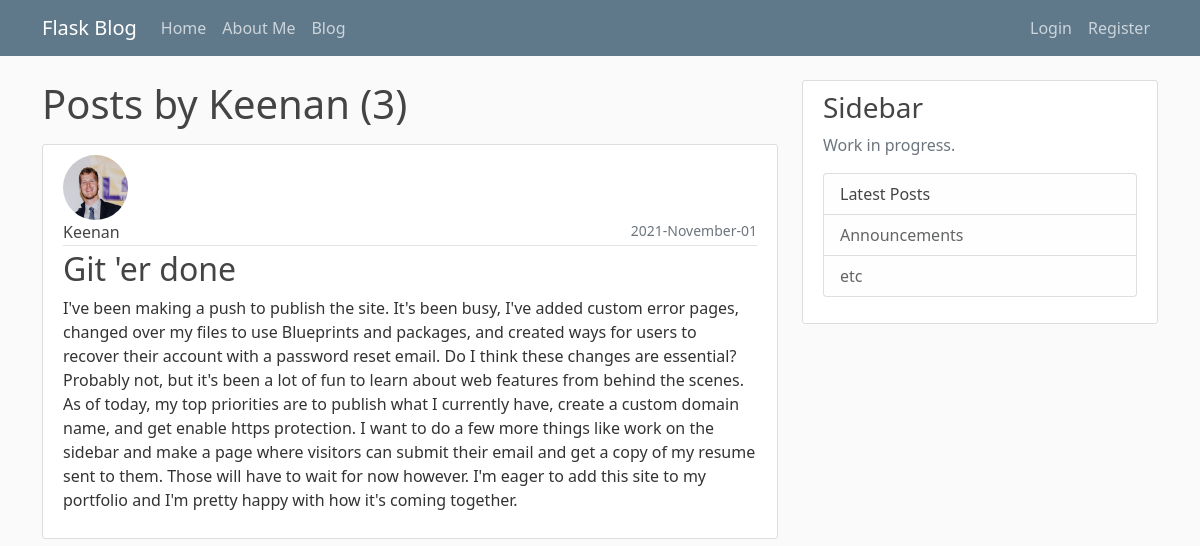
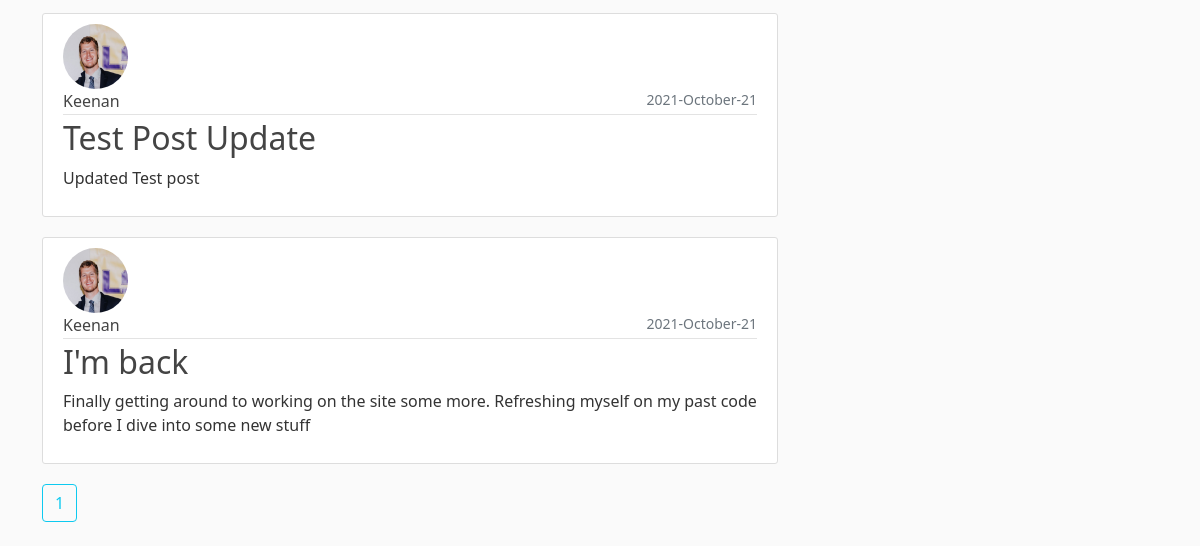
Page /user/Keenan on the earlier database version (2 pictures, top to bottom).
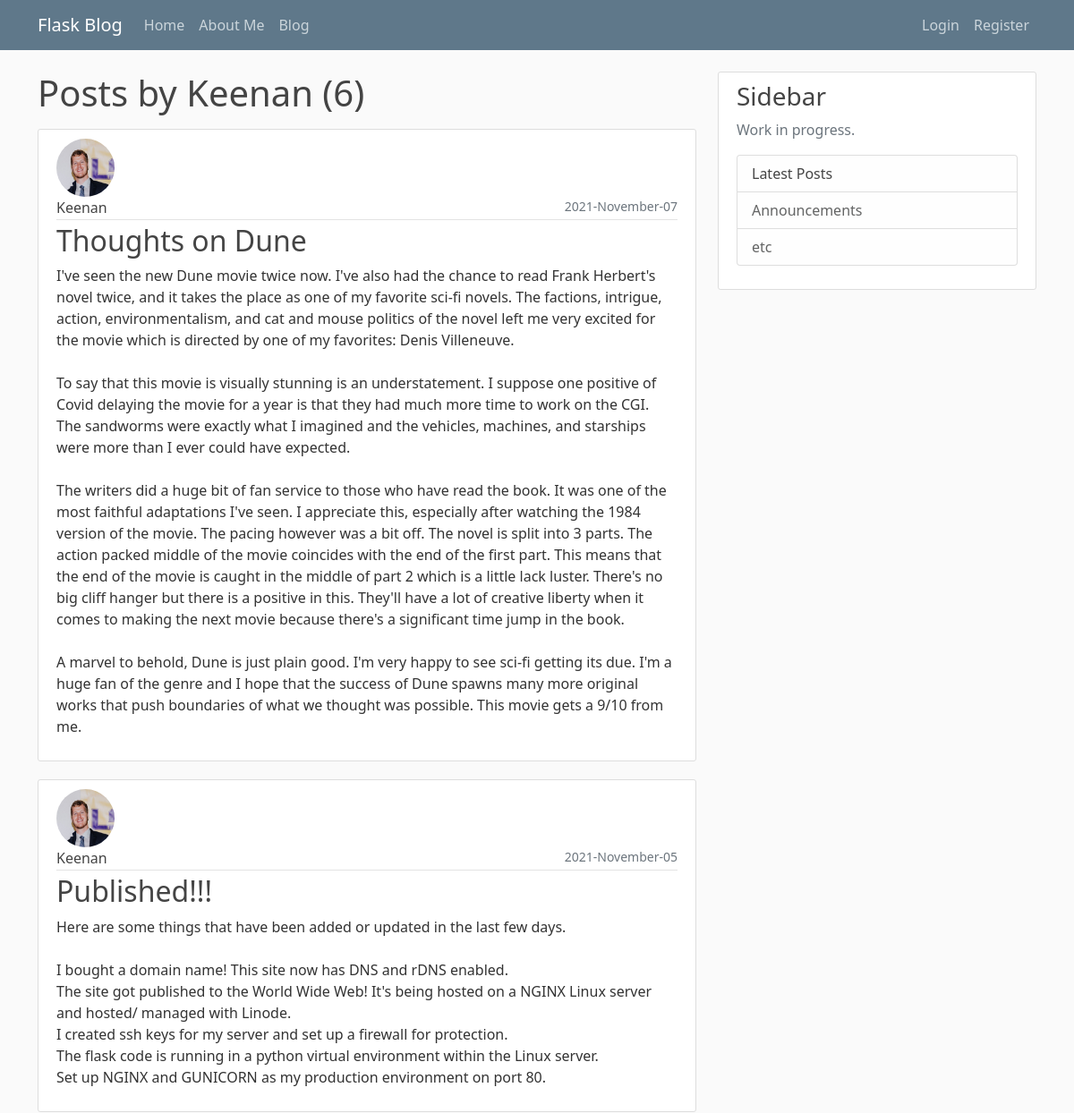
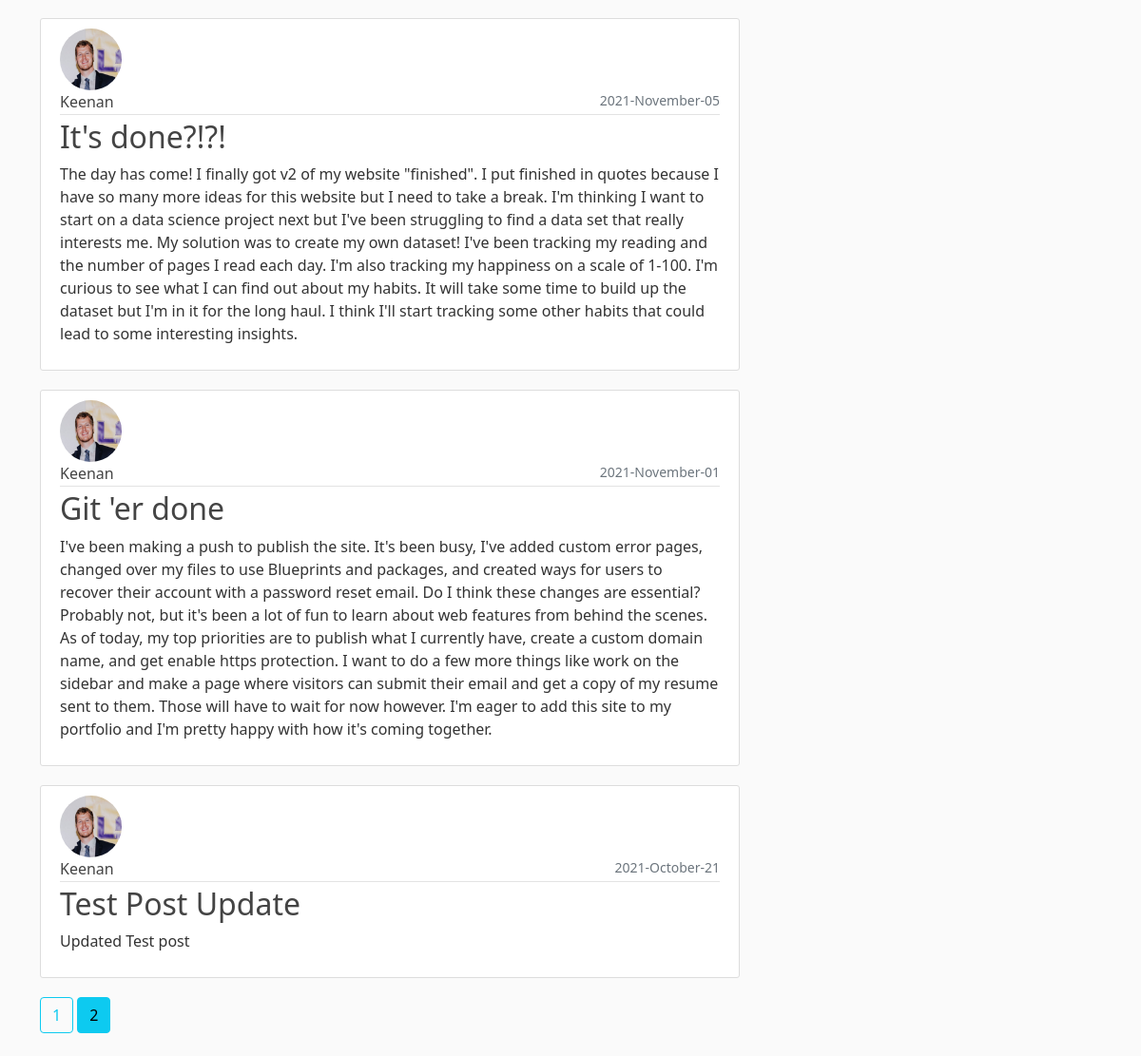
Same page on the later database version (2 pictures, top to bottom).
### flaskblog/models.py (models this page shows, shortened)
class User(db.Model, UserMixin):
    id = db.Column(db.Integer, primary_key=True)
    username = db.Column(db.String(20), unique=True, nullable=False)
    email = db.Column(db.String(120), unique=True, nullable=False)
    image_file = db.Column(db.String(20), nullable=False, default='default.jpg')
    password = db.Column(db.String(60), nullable=False)
    posts = db.relationship('Post', backref='author', lazy=True)

class Post(db.Model):
    id = db.Column(db.Integer, primary_key=True)
    title = db.Column(db.String(100), nullable=False)
    date_posted = db.Column(db.DateTime, nullable=False, default=datetime.utcnow)
    content = db.Column(db.Text, nullable=False)
    user_id = db.Column(db.Integer, db.ForeignKey('user.id'), nullable=False)

### flaskblog/users/routes.py (the view)
@users.route("/user/<string:username>")
def user_posts(username):
    page = request.args.get('page', 1, type=int)
    user = User.query.filter_by(username=username).first_or_404()
    posts = Post.query.filter_by(author=user)\
        .order_by(Post.date_posted.desc())\
        .paginate(page=page, per_page=5)
    return render_template('user_posts.html', posts=posts, user=user)

### flaskblog/templates/user_posts.html (shortened to what this page needs)
{% extends 'index.html' %}
{% block content %}
  <h1 class="mb-3"> Posts by {{ user.username }} ({{ posts.total }})</h1>
    {% for post in posts.items %}
        <article class="media content-section">
            <img class="rounded-circle article-img" src="{{ url_for('static', filename='profile_pic/' + post.author.image_file)}}">
            <div class="media-body">
              <div class="article-metadata">
                <a class="article-title mr-2" href="{{ url_for('users.user_posts', username=post.author.username) }}">{{ post.author.username }}</a>
                <small class="text-muted float-end">{{ post.date_posted.strftime('%Y-%B-%d') }}</small>
              </div>
              <h2><a class="article-title" href="{{ url_for('posts.post', post_id=post.id) }}">{{ post.title }}</a></h2>
              <p class="article-content">{{ post.content }}</p>
            </div>
        </article>
    {% endfor %}
    {% for page_num in posts.iter_pages(left_edge=1, right_edge=1, left_current=1, right_current=2) %}
      {% if page_num %}
        {% if posts.page == page_num %}
          <a class="btn btn-outline-info mb-4" href="{{ url_for('users.user_posts', username=user.username, page=page_num) }}"> {{ page_num }} </a>
        {% else %}
          <a class="btn btn-info mb-4" href="{{ url_for('users.user_posts', username=user.username, page=page_num) }}"> {{ page_num }} </a>
        {% endif %}
      {% endif %}
    {% endfor %}
{% endblock content%}

### flaskblog/templates/index.html (shortened to what this page needs)
<!doctype html>
<html>
<head>
  <link href="https://cdn.jsdelivr.net/npm/bootstrap@5.0.0-beta1/dist/css/bootstrap.min.css" rel="stylesheet">
  <link rel="stylesheet" type="text/css" href="{{ url_for('static', filename='main.css') }}">
  </head>
  <body>
    <header class="site-header">
    <nav class="navbar navbar-expand-md navbar-dark bg-steel fixed-top">
      <div class="container">
        <a class="navbar-brand mr-4" href="/">Flask Blog</a>
        <div class="collapse navbar-collapse" id="navbarToggle">
          <div class="navbar-nav me-auto">
            <a class="nav-item nav-link" href="{{ url_for('main.home') }}">Home</a>
            <a class="nav-item nav-link" href="{{ url_for('main.about') }}">About Me</a>
            <a class="nav-item nav-link" href="{{ url_for('main.blog') }}">Blog</a>
          </div>
          <div class="navbar-nav">
            {% if current_user.is_authenticated %}
              <a class="nav-item nav-link" href="{{ url_for('users.account') }}">Account</a>
              <a class="nav-item nav-link" href="{{ url_for('users.logout') }}">Logout</a>
            {% else %}
              <a class="nav-item nav-link" href="{{ url_for('users.login') }}">Login</a>
              <a class="nav-item nav-link" href="{{ url_for('users.register') }}">Register</a>
            {% endif %}
          </div>
        </div>
      </div>
    </nav>
  </header>
  <main role="main" class="container">
  <div class="row">
    <div class="col-md-8">
      {% block content %}{% endblock %}
    </div>
    <div class="col-md-4">
      <div class="content-section">
        <h3>Sidebar</h3>
        <p class='text-muted'>Work in progress.
          <ul class="list-group">
            <li class="list-group-item list-group-item-light"><a class="article-title" href = "{{ url_for('main.blog') }}">Latest Posts</a></li>
            <li class="list-group-item list-group-item-light">Announcements</li>
            <li class="list-group-item list-group-item-light">etc</li>
          </ul>
        </p>
      </div>
    </div>
  </div>
  </main>
  </body>
</html>

### flaskblog/static/main.css (style rules this page uses)
body { background: #fafafa; color: #333333; margin-top: 5rem; }
h1, h2, h3, h4, h5, h6 { color: #444444; }
.bg-steel { background-color: #5f788a; }
.site-header .navbar-nav .nav-link { color: #cbd5db; }
.content-section { background: #ffffff; padding: 10px 20px; border: 1px solid #dddddd; border-radius: 3px; margin-bottom: 20px; }
.article-title { color: #444444; }
a.article-title { text-decoration: none; }
.article-content { white-space: pre-line; }
.article-img { height: 65px; width: 65px; margin-right: 16px; }
.article-metadata { padding-bottom: 1px; margin-bottom: 4px; border-bottom: 1px solid #e3e3e3 }

Differences in the rows shown:
no longer on this page (row unchanged): Post: image_file (picture), author.username "Keenan", date_posted "2021-October-21", title "I'm back", content "Finally getting around to working on the site some more. Refreshing myself on my past code before I dive into some new stuff"
added Post: image_file (picture), author.username "Keenan", date_posted "2021-November-07", title "Thoughts on Dune", content "I've seen the new Dune movie twice now. I've also had the chance to read Frank Herbert's novel twice, and it takes the place as one of my favorite sci-fi novels. The factions, intrigue, action, environmentalism, and cat and mouse politics of the novel left me very excited for the movie which is directed by one of my favorites: Denis Villeneuve. To say that this movie is visually stunning is an understatement. I suppose one positive of Covid delaying the movie for a year is that they had much more time to work on the CGI. The sandworms were exactly what I imagined and the vehicles, machines, and starships were more than I ever could have expected. The writers did a huge bit of fan service to…"
added Post: image_file (picture), author.username "Keenan", date_posted "2021-November-05", title "Published!!!", content "Here are some things that have been added or updated in the last few days. I bought a domain name! This site now has DNS and rDNS enabled. The site got published to the World Wide Web! It's being hosted on a NGINX Linux server and hosted/ managed with Linode. I created ssh keys for my server and set up a firewall for protection. The flask code is running in a python virtual environment within the Linux server. Set up NGINX and GUNICORN as my production environment on port 80."
added Post: image_file (picture), author.username "Keenan", date_posted "2021-November-05", title "It's done?!?!", content "The day has come! I finally got v2 of my website \"finished\". I put finished in quotes because I have so many more ideas for this website but I need to take a break. I'm thinking I want to start on a data science project next but I've been struggling to find a data set that really interests me. My solution was to create my own dataset! I've been tracking my reading and the number of pages I read each day. I'm also tracking my happiness on a scale of 1-100. I'm curious to see what I can find out about my habits. It will take some time to build up the dataset but I'm in it for the long haul. I think I'll start tracking some other habits that could lead to some interesting insights."
Other differences:
{{ posts.total }}: "3" → "6"
new list line: "2"
